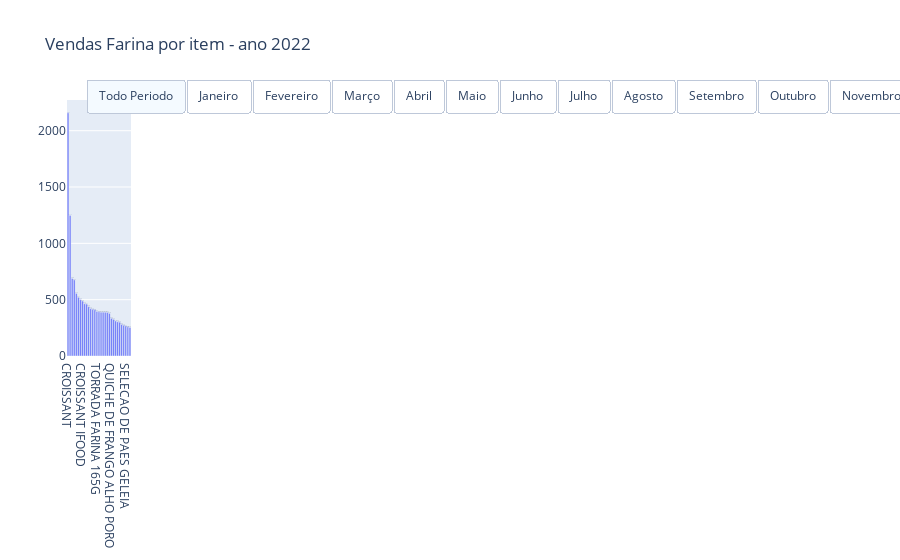

This figure's notebook cell:
### Code cell
fig = dict(data=data, layout=layout)
py.iplot(fig, filename='Frequencia_vendas_itens_mensal.html')

### Figure 1 — Plotly figure (JSON) as saved in the notebook; plotly's stock layout.template omitted (floating-point values rounded to 4 significant figures; data arrays with more than 128 entries replaced by an {"elided": "..."} marker saying what was removed)
{"data": [{"name": "Todo periodo", "text": {"elided": "208 int values"}, "type": "bar", "visible": true, "x": ["CROISSANT", "PASTEL DE NATA 60G", "CROISSANT  AMENDOAS 100G", "FOLHADO MACA 80G", "SANDUICHE DE PEPERONI BRIE", "COOKIES 80G", "SOURDOUGH AZEITONA E ALECRIM", "CROISSANT IFOOD", "FOLHADO FRANGO 160G", "BOMBOLONI DOCE DE LEITE 80G", "FOCACCIA FORMAGGIO 246G", "AGUA MINERAL S/GAS 500ML", "SOURDOUGH 369G", "MINI CROISSANT 25G KIT C 5", "TORRADA FARINA 165G", "MINI PAIN AU CHOCOLAT 35G", "BOMBOLONI NUTELLA 80G", "CROISSANT BRIE PARMA MEL DE", "CAFE EQUILIBRADO CAPSULA P", "PIZZA AL TAGLIO GORGONZOLA E", "CROISSANT  TRADICIONAL 80 G", "QUICHE DE FRANGO ALHO PORO", "COCA COLA LATA 350 ML", "AGUA MINERAL SEM GAS 500 ML", "LARANJA 400 ML", "SOURDOUGH SEMI INTEGRAL 370G", "BOWL DE IOGURTE FRUTAS AVEIA", "CROISSANT MUSSATRELA DE", "SELECAO DE PAES GELEIA", "FOLHADO MISTO COM TAMARA", "CAFE CATUAI VERMELHO G 200ML"], "y": [2159, 1248, 688, 676, 555, 521, 500, 488, 464, 461, 438, 420, 415, 410, 395, 392, 389, 389, 388, 387, 378, 334, 325, 311, 304, 300, 280, 273, 267, 259, 253]}, {"name": "Janeiro", "type": "bar", "visible": false, "x": [], "y": []}, {"name": "Fevereiro", "type": "bar", "visible": false, "x": ["CROISSANT BRIE PARMA MEL DE", "PASTEL DE NATA 60G", "CROISSANT  TRADICIONAL 80 G", "SUCO DE LARANJA 400ML", "CROISSANT MUSSATRELA DE", "SANDUICHE DE PEPERONI BRIE", "AGUA MINERAL SEM GAS 500 ML", "TARTELETE DE MORANGO 120G", "FOLHADO MACA 80G", "CROISSANT  AMENDOAS 100G", "SOURDOUGH AZEITONA E ALECRIM", "BOMBOLONI DOCE DE LEITE 80G", "BOMBOLONI NUTELLA 80G", "CROISSANT OVOS BACON MEL", "CROISSANT DA LARA", "COCA COLA LATA 350 ML", "FOLHADO FRANGO 160G", "QUICHE DE FRANGO ALHO PORO", "CAFE EQUILIBRADO CAPSULA P"], "y": [150, 149, 110, 105, 103, 80, 77, 70, 65, 62, 59, 57, 53, 50, 48, 47, 46, 46, 41]}, {"name": "Março", "type": "bar", "visible": false, "x": ["PASTEL DE NATA 60G", "CROISSANT  TRADICIONAL 80 G", "CROISSANT BRIE PARMA MEL DE", "AGUA MINERAL SEM GAS 500 ML", "CROISSANT MUSSATRELA DE", "FOLHADO MACA 80G", "CAFE EQUILIBRADO CAPSULA P", "CROISSANT  AMENDOAS 100G", "SUCO DE LARANJA 400ML", "QUICHE DE FRANGO ALHO PORO", "COOKIES 80G", "SANDUICHE DE PEPERONI BRIE", "FOLHADO FRANGO 160G", "SOURDOUGH AZEITONA E ALECRIM", "CROISSANT OVOS BACON MEL", "CROISSANT DA LARA", "TORRADA FARINA 165G", "COCA COLA LATA 350 ML", "AGUA MINERAL COM GAS 500 ML", "CAFE EQUILIBRADO CAPSULA G", "MINI CROISSANT 25G KIT C 5", "SOURDOUGH 369G", "QUICHE DE TOMATE SECO SALADA"], "y": [201, 138, 133, 113, 97, 84, 83, 72, 72, 67, 65, 63, 57, 57, 52, 52, 49, 48, 48, 46, 42, 42, 42]}, {"name": "Abril", "type": "bar", "visible": false, "x": ["PASTEL DE NATA 60G", "CROISSANT BRIE PARMA MEL DE", "CROISSANT  TRADICIONAL 80 G", "AGUA MINERAL SEM GAS 500 ML", "CROISSANT MUSSATRELA DE", "FOLHADO MACA 80G", "CROISSANT  AMENDOAS 100G", "PIZZA AL TAGLIO GORGONZOLA E", "CAFE EQUILIBRADO CAPSULA P", "FOLHADO FRANGO 160G", "COOKIES 80G", "SANDUICHE DE PEPERONI BRIE", "BOMBOLONI DOCE DE LEITE 80G", "AGUA MINERAL COM GAS 500 ML", "CROISSANT OVOS BACON MEL", "MINI CROISSANT 25G KIT C 5"], "y": [118, 98, 97, 92, 67, 66, 62, 61, 57, 55, 50, 48, 46, 46, 42, 41]}, {"name": "Maio", "type": "bar", "visible": false, "x": ["CROISSANT", "PASTEL DE NATA 60G", "CROISSANT IFOOD", "CROISSANT  AMENDOAS 100G", "FOLHADO MACA 80G", "CAFE EQUILIBRADO CAPSULA P", "COOKIES 80G", "SOURDOUGH AZEITONA E ALECRIM", "AGUA MINERAL S/GAS 500ML", "PIZZA AL TAGLIO GORGONZOLA E", "BOMBOLONI DOCE DE LEITE 80G", "TORRADA FARINA 165G", "FOLHADO FRANGO 160G", "MINI CROISSANT 25G KIT C 5", "FOCACCIA FORMAGGIO 246G", "CAFE EQUILIBRADO CAPSULA G", "CAFE INTENSO CAPSULA P 50ML", "SANDUICHE DE PEPERONI BRIE", "BOMBOLONI NUTELLA 80G", "MINI PAIN AU CHOCOLAT 35G", "SOURDOUGH 369G", "COCA COLA LATA 350 ML", "SOURDOUGH SEMI INTEGRAL 370G", "SOURDOUGH GERGELIM 370G", "CAFE ORGANICO CAPSULA P 50ML", "AGUA MINERAL C/GAS 500ML", "BOWL DE IOGURTE FRUTAS AVEIA"], "y": [535, 192, 127, 126, 116, 108, 91, 85, 77, 76, 73, 72, 72, 70, 64, 63, 62, 60, 59, 59, 56, 51, 50, 50, 50, 48, 46]}, {"name": "Junho", "type": "bar", "visible": false, "x": ["CROISSANT", "CROISSANT IFOOD", "PASTEL DE NATA 60G", "CROISSANT  AMENDOAS 100G", "AGUA MINERAL S/GAS 500ML", "MINI PAIN AU CHOCOLAT 35G", "SOURDOUGH AZEITONA E ALECRIM", "CAFE EQUILIBRADO CAPSULA P", "COOKIES 80G", "FOLHADO MACA 80G", "FOCACCIA FORMAGGIO 246G", "PIZZA AL TAGLIO GORGONZOLA E", "BOMBOLONI DOCE DE LEITE 80G"], "y": [226, 88, 84, 65, 50, 47, 47, 45, 44, 43, 43, 43, 41]}, {"name": "Julho", "type": "bar", "visible": false, "x": ["CROISSANT", "PASTEL DE NATA 60G", "CROISSANT IFOOD", "LARANJA 400 ML", "FOLHADO MACA 80G", "CROISSANT  AMENDOAS 100G", "BOMBOLONI DOCE DE LEITE 80G", "CAFE EQUILIBRADO CAPSULA P", "BOMBOLONI NUTELLA 80G", "SOURDOUGH AZEITONA E ALECRIM", "COOKIES 80G", "FOCACCIA FORMAGGIO 246G", "MINI PAIN AU CHOCOLAT 35G", "FOLHADO FRANGO 160G", "AGUA MINERAL S/GAS 500ML", "MINI CROISSANT 25G KIT C 5", "SELECAO DE PAES GELEIA", "SOURDOUGH 369G"], "y": [222, 82, 52, 48, 40, 40, 38, 35, 34, 33, 32, 32, 31, 31, 31, 27, 26, 26]}, {"name": "Agosto", "type": "bar", "visible": false, "x": ["CROISSANT", "PASTEL DE NATA 60G", "CAFE CATUAI VERMELHO G 200ML", "CROISSANT  AMENDOAS 100G", "FOLHADO MACA 80G", "FOCACCIA FORMAGGIO 246G", "AGUA MINERAL S/GAS 500ML", "SANDUICHE DE PEPERONI BRIE", "CROISSANT IFOOD", "SOURDOUGH AZEITONA E ALECRIM", "TORRADA FARINA 165G", "MINI CROISSANT 25G KIT C 5", "COOKIES 80G", "BOMBOLONI DOCE DE LEITE 80G", "CAFE COLMEIA G 200ML", "LARANJA 400 ML", "FOLHADO FRANGO 160G", "CAFE CATUAI VERMELHO C/LEITE G", "BOMBOLONI NUTELLA 80G", "SOURDOUGH 369G", "PIZZA AL TAGLIO GORGONZOLA E", "MINI PAIN AU CHOCOLAT 35G", "SOURDOUGH SEMI INTEGRAL 370G", "SELECAO DE PAES GELEIA", "AGUA MINERAL C/GAS 500ML"], "y": [386, 120, 109, 96, 93, 85, 84, 79, 78, 74, 65, 62, 61, 60, 59, 59, 59, 59, 57, 54, 51, 50, 47, 45, 44]}, {"name": "Setembro", "type": "bar", "visible": false, "x": ["CROISSANT", "PASTEL DE NATA 60G", "FOLHADO MACA 80G", "AGUA MINERAL S/GAS 500ML", "SANDUICHE DE PEPERONI BRIE", "CROISSANT  AMENDOAS 100G", "COOKIES 80G", "CAFE CATUAI VERMELHO G 200ML", "LARANJA 400 ML", "SOURDOUGH 369G", "FOCACCIA FORMAGGIO 246G", "BOMBOLONI DOCE DE LEITE 80G", "SOURDOUGH AZEITONA E ALECRIM", "TORRADA FARINA 165G", "CAFE COLMEIA G 200ML", "CROISSANT IFOOD", "FOLHADO FRANGO 160G", "BOMBOLONI NUTELLA 80G", "MINI PAIN AU CHOCOLAT 35G", "MINI CROISSANT 25G KIT C 5", "SOURDOUGH GERGELIM 370G"], "y": [391, 159, 92, 87, 87, 74, 70, 70, 69, 67, 67, 60, 60, 60, 58, 56, 54, 52, 48, 43, 41]}, {"name": "Outubro", "type": "bar", "visible": false, "x": ["CROISSANT", "PASTEL DE NATA 60G", "CROISSANT  AMENDOAS 100G", "AGUA MINERAL S/GAS 500ML", "LARANJA 400 ML", "SANDUICHE DE PEPERONI BRIE", "CROISSANT IFOOD", "SOURDOUGH 369G", "FOLHADO MACA 80G", "CAFE CATUAI VERMELHO G 200ML", "FOCACCIA FORMAGGIO 246G", "COOKIES 80G", "MINI PAIN AU CHOCOLAT 35G", "CAFE CATUAI VERMELHO P 70ML", "PAO DE QUEIJO", "MINI CROISSANT 25G KIT C 5", "CAFE CATUAI VERMELHO C/LEITE G", "SOURDOUGH AZEITONA E ALECRIM", "SOURDOUGH SEMI INTEGRAL 370G", "FOLHADO FRANGO 160G", "MACA GENGIBRE ESPINAFRE LIMAO", "BOMBOLONI NUTELLA 80G", "BOMBOLONI DOCE DE LEITE 80G", "QUICHE DE FRANGO ALHO PORO", "COCA COLA LATA 350 ML", "TORRADA FARINA 165G", "AGUA MINERAL C/GAS 500ML"], "y": [373, 143, 91, 91, 89, 87, 82, 80, 77, 74, 70, 70, 58, 58, 57, 57, 56, 53, 53, 52, 51, 50, 49, 44, 44, 43, 42]}, {"name": "Novembro", "type": "bar", "visible": false, "x": [], "y": []}, {"name": "Dezembro", "type": "bar", "visible": false, "x": [], "y": []}], "layout": {"showlegend": false, "title": {"text": "Vendas Farina por item - ano 2022"}, "updatemenus": [{"buttons": [{"args": [{"visible": [true, false, false, false, false, false, false, false, false, false, false, false, false]}, {"title": "Todo período"}], "label": "Todo Periodo", "method": "update"}, {"args": [{"visible": [false, true, false, false, false, false, false, false, false, false, false, false, false]}, {"title": "Janeiro"}], "label": "Janeiro", "method": "update"}, {"args": [{"visible": [false, false, true, false, false, false, false, false, false, false, false, false, false]}, {"title": "Fevereiro"}], "label": "Fevereiro", "method": "update"}, {"args": [{"visible": [false, false, false, true, false, false, false, false, false, false, false, false, false]}, {"title": "Março"}], "label": "Março", "method": "update"}, {"args": [{"visible": [false, false, false, false, true, false, false, false, false, false, false, false, false]}, {"title": "Abril"}], "label": "Abril", "method": "update"}, {"args": [{"visible": [false, false, false, false, false, true, false, false, false, false, false, false, false]}, {"title": "Maio"}], "label": "Maio", "method": "update"}, {"args": [{"visible": [false, false, false, false, false, false, true, false, false, false, false, false, false]}, {"title": "Junho"}], "label": "Junho", "method": "update"}, {"args": [{"visible": [false, false, false, false, false, false, false, true, false, false, false, false, false]}, {"title": "Julho"}], "label": "Julho", "method": "update"}, {"args": [{"visible": [false, false, false, false, false, false, false, false, true, false, false, false, false]}, {"title": "Agosto"}], "label": "Agosto", "method": "update"}, {"args": [{"visible": [false, false, false, false, false, false, false, false, false, true, false, false, false]}, {"title": "Setembro"}], "label": "Setembro", "method": "update"}, {"args": [{"visible": [false, false, false, false, false, false, false, false, false, false, true, false, false]}, {"title": "Outubro"}], "label": "Outubro", "method": "update"}, {"args": [{"visible": [false, false, false, false, false, false, false, false, false, false, false, true, false]}, {"title": "Novembro"}], "label": "Novembro", "method": "update"}, {"args": [{"visible": [false, false, false, false, false, false, false, false, false, false, false, false, true]}, {"title": "Dezembro"}], "label": "Dezembro", "method": "update"}], "direction": "right", "pad": {"r": 10, "t": 10}, "showactive": true, "type": "buttons", "x": 0.3, "xanchor": "left", "y": 1.12, "yanchor": "top"}]}}
